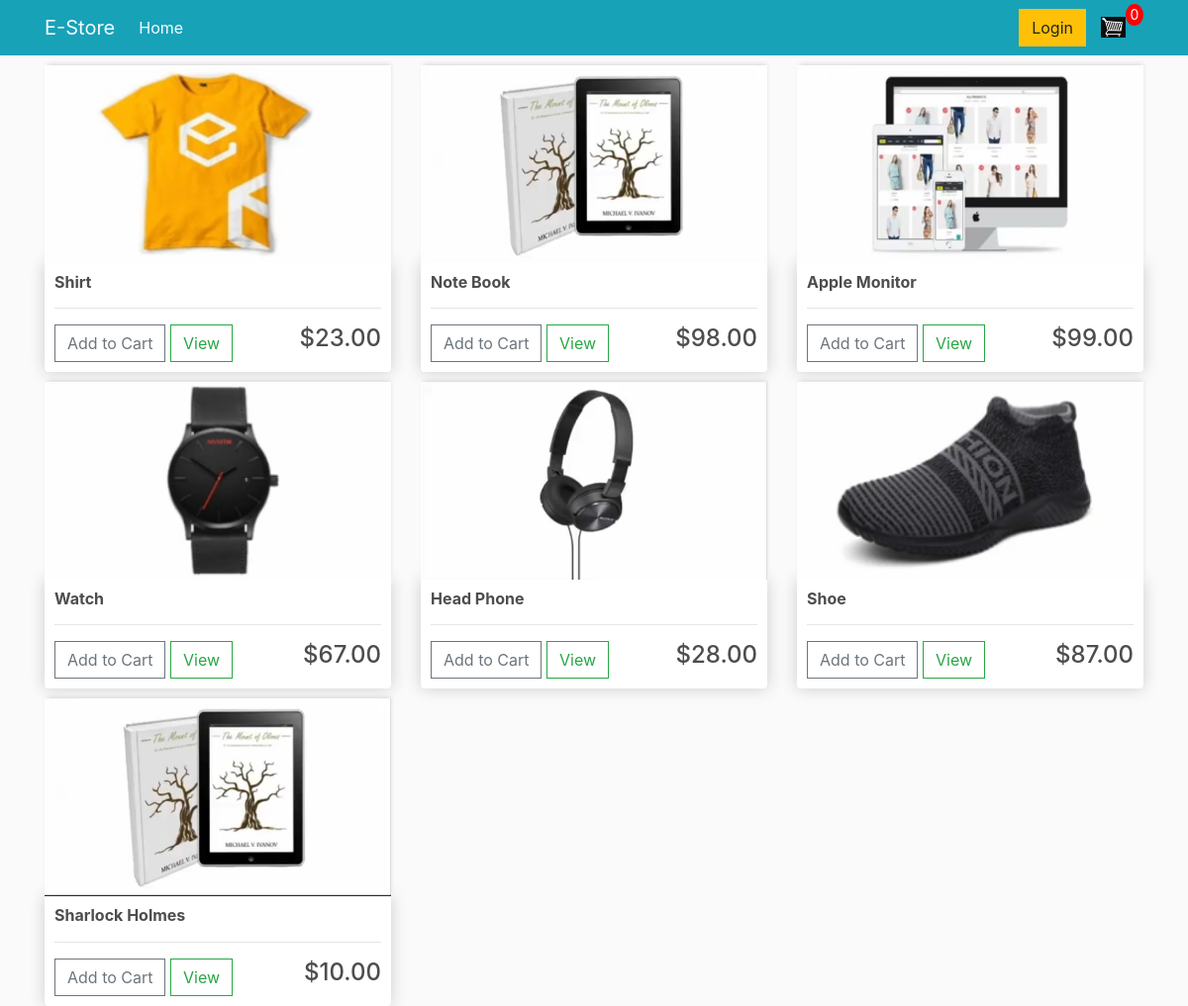
The page / on the database its author committed.
### store/models.py (models this page shows, shortened)
class Product(models.Model):
	name = models.CharField(max_length=200, null=True)
	price = models.DecimalField(max_digits=7, decimal_places=2)
	digital = models.BooleanField(default=False, null=True, blank=False)
	image = models.ImageField(null=True, blank=True)
	@property
	def imageURL(self):
		try:
			url = self.image.url
		except:
			url = ''
		return url

### store/views.py (the view)
# urls.py: path('', include('store.urls')),
def store(request):
	data = cartData(request)
	cartItems = data['cartItems']
	products = Product.objects.all()
	context = {'products': products, 'cartItems':cartItems}
	return render(request, 'store/store.html', context)

### store/utils.py (called while the page is built, shortened)
def cookieCart(request):
	try:
		cart =json.loads(request.COOKIES['cart'])
	except:
		cart = {}
	print('Cart:', cart)
	items = []
	order = {'get_cart_total':0, 'get_cart_items':0, 'shipping':False}
	cartItems = order['get_cart_items']
	return {'cartItems':cartItems, 'order':order, 'items':items}

def cartData(request):
	if request.user.is_authenticated:
		customer = request.user.customer
		order, created = Order.objects.get_or_create(customer=customer, complete=False)
		items = order.orderitem_set.all()
		cartItems = order.get_cart_items
	else:
		cookieData = cookieCart(request)
		cartItems = cookieData['cartItems']
		order = cookieData['order']
		items = cookieData['items']
	return {'cartItems':cartItems, 'order':order, 'items':items}

### store/templates/store/store.html
{% extends 'store/main.html' %}
{% load static %}
{% block content %}
	<div class="row">
		{% for product in products %}
		<div class="col-lg-4">
			<img class="thumbnail" src="{{ product.imageURL }}">
			<div class="box-element product">
				<h6><strong>{{ product.name }}</strong></h6>
				<hr>
				<button data-product="{{ product.id }}" data-action="add" class="btn btn-outline-secondary add-btn update-cart">Add to Cart</button>
				<a class="btn btn-outline-success" href="">View</a>
				<h4 style="display: inline-block; float: right;">${{ product.price|floatformat:2 }}</h4>
			</div>
		</div>
		{% endfor %}
	</div>
{% endblock content %}

### store/templates/store/main.html (shortened to what this page needs)
{% load static %}
<!DOCTYPE html>
<html>
	<head>
		<link rel="stylesheet" href="{% static 'bootstrap/css/bootstrap.min.css' %}">
		<link rel="stylesheet" href="{% static 'css/main.css' %}">
	</head>
<body>
	  <nav class="navbar navbar-expand-lg navbar-light bg-info">
    <div class="container">
      <a class="navbar-brand text-light" href="{% url 'store' %}">E-Store</a>
      <div class="collapse navbar-collapse" id="navbarSupportedContent">
        <ul class="navbar-nav mr-auto">
            <li class="nav-item">
              <a class="nav-link text-light" href="{% url 'store' %}">Home</a>
            </li>
        </ul>
        <div class="form-inline my-2 my-lg-0">
        	<a href="#" class="btn btn-warning">Login</a>
        	<a href="{% url 'cart' %}">
        		<img id="cart-icon" src="{% static 'images/cart.png' %}">
        		<p id="cart-total">{{ cartItems }}</p>
        	</a>
        </div>
      </div>
    </div>
  </nav>
	<div class="container">
		{% block content %}
		{% endblock content %}
	</div>
</body>

### static/css/main.css (style rules this page uses)
body { background-color: hsl(0, 0%, 98%); }
h1,h2,h3,h4,h5,h6 { color: hsl(0, 0%, 30%); }
.box-element { box-shadow: hsl(0, 0%, 80%) 0 0 16px; background-color: #fff; border-radius: 4px; padding: 10px; }
.thumbnail { width: 100%; height: 200px; -webkit-box-shadow: 1px -3px 5px -2px rgba(214,213,214,1); -moz-box-shadow: 1px -3px 5px -2px rgba(214,213,214,1); box-shadow: 1px -3px 5px -2px rgba(214,213,214,1); }
.product { border-radius: 0 0 4px 4px; }
#cart-icon { width: 25px; display: inline-block; margin-left: 15px; }
#cart-total { display: block; text-align: center; color: #fff; background-color: red; width: 18px; height: 22px; border-radius: 50%; font-size: 14px; float: right; margin-top: -10px; }
.col-lg-4, .col-lg-6, .col-lg-8, .col-lg-10, .col-lg-12 { margin-top: 10px; }
.btn { border-radius: 0; }

### rows shown on the page
Product: imageURL (picture), name "Shirt", price "23.00"
Product: imageURL (picture), name "Note Book", price "98.00"
Product: imageURL (picture), name "Apple Monitor", price "99.00"
Product: imageURL (picture), name "Watch", price "67.00"
Product: imageURL (picture), name "Head Phone", price "28.00"
Product: imageURL (picture), name "Shoe", price "87.00"
Product: imageURL (picture), name "Sharlock Holmes", price "10.00"

### other values the page prints
{{ cartItems }} "0"
